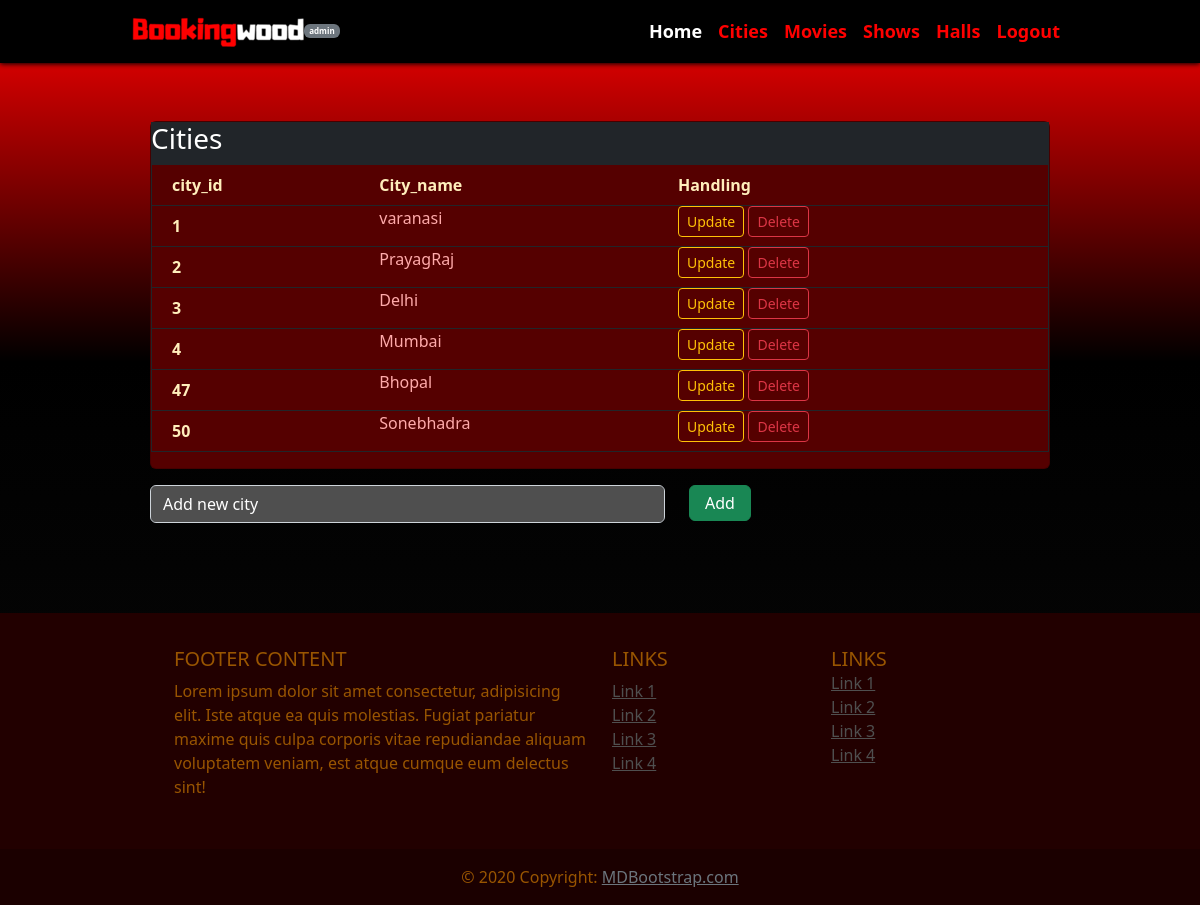
Screenshot of /cities/ with the database file from the repository.
### booking/models.py (models this page shows)
class City(models.Model):
    city_id = models.AutoField(primary_key=True)
    city_name = models.CharField(max_length=50)

### booking/views.py (the view)
# urls.py: path('cities/',views.cities,name='cities'),
def cities(request):
    if request.method == "POST":
        form = City_form(request.POST)
        if form.is_valid():
            messages.success(request,'City Added!')
            form.save()
            city = City.objects.all()
            return HttpResponseRedirect('/cities/')
    else:
        form = City_form()
        city = City.objects.all()
        return render(request,'booking/cities.html',{'cities':city,'forms':form})

### booking/forms.py
class City_form(forms.ModelForm):
    class Meta:
        model = City
        fields = ('city_name',)
        widgets = {
            'city_name' : forms.TextInput(attrs={'class':'form-control','placeholder':'Add new city'})
        }

### booking/templates/booking/cities.html (shortened to what this page needs)
{% extends 'booking/admin_base.html' %}
{% load static %}
{% block adm_bas %}
<div class="container main-body my-5">
    <div class="card text-white">
        <div class='bg-dark'>
            <h3>Cities</h3>
        </div>
        <table class="table table-sm border border-dark text-white table-space">
            <thead>
                <tr class=''>
                  <th scope="col">city_id</th>
                  <th scope="col">City_name</th>
                  <th scope="col">Handling</th>
                </tr>
              </thead>
              <tbody>
                  {% if cities %}
                    {% for city in cities %}
                      <tr class=''>
                        <th scope="row">{{city.city_id}}</th>
                        <td>{{city.city_name}}</td>
                        <td>
                            <form action="{% url 'updatecity' city.city_id %}" method="POST" class="d-inline">
                                <button type="submit" class="btn btn-outline-warning btn-sm">Update</button>
                            </form>
                            <form action="{% url 'deletecity' city.city_id %}" method="POST" class="d-inline">
                                <button type="submit" class="btn btn-outline-danger btn-sm">Delete</button>
                            </form>
                        </td>
                      </tr>
                    {% endfor %}
                  {% endif %}
            </tbody>
        </table>
    </div>
    <form action="/cities/" method="POST">
        <div class="row my-3">
            <div class="col-7">
                {% for form in forms %}
                  <div class="">
                    <p>{{form}}</p>
                  </div>
                {% endfor %}
            </div>
            <div class="col-3">
                <button type="submit" class="btn btn-success">Add</button>
            </div>
        </div>
    </form>
</div>
{% endblock adm_bas %}

### booking/static/booking/css/style.css (style rules this page uses)
html, body { min-height: 100%; margin:0; }
body { background: rgb(8,8,8); background: linear-gradient(0deg, rgba(8,8,8,1) 0%, rgba(0,0,0,1) 60%, rgba(255,0,0,1) 100%); }
.main-body { padding: 10px 10vw; }
.card { background-color: #500; }
.table-space th { padding: 8px 20px; color: #feb !important; }
.table-space td { padding: 0 20px; }
.table-space { color: #faa !important; }
.form-control { color: #000 !important; background-color: #4f4f4f; }
.form-control::placeholder { color: #fff !important; }
.col-3 .btn { padding: 5px 15px; }

### rows the page displays
City: city_id "1", city_name "varanasi"
City: city_id "2", city_name "PrayagRaj"
City: city_id "3", city_name "Delhi"
City: city_id "4", city_name "Mumbai"
City: city_id "47", city_name "Bhopal"
City: city_id "50", city_name "Sonebhadra"
